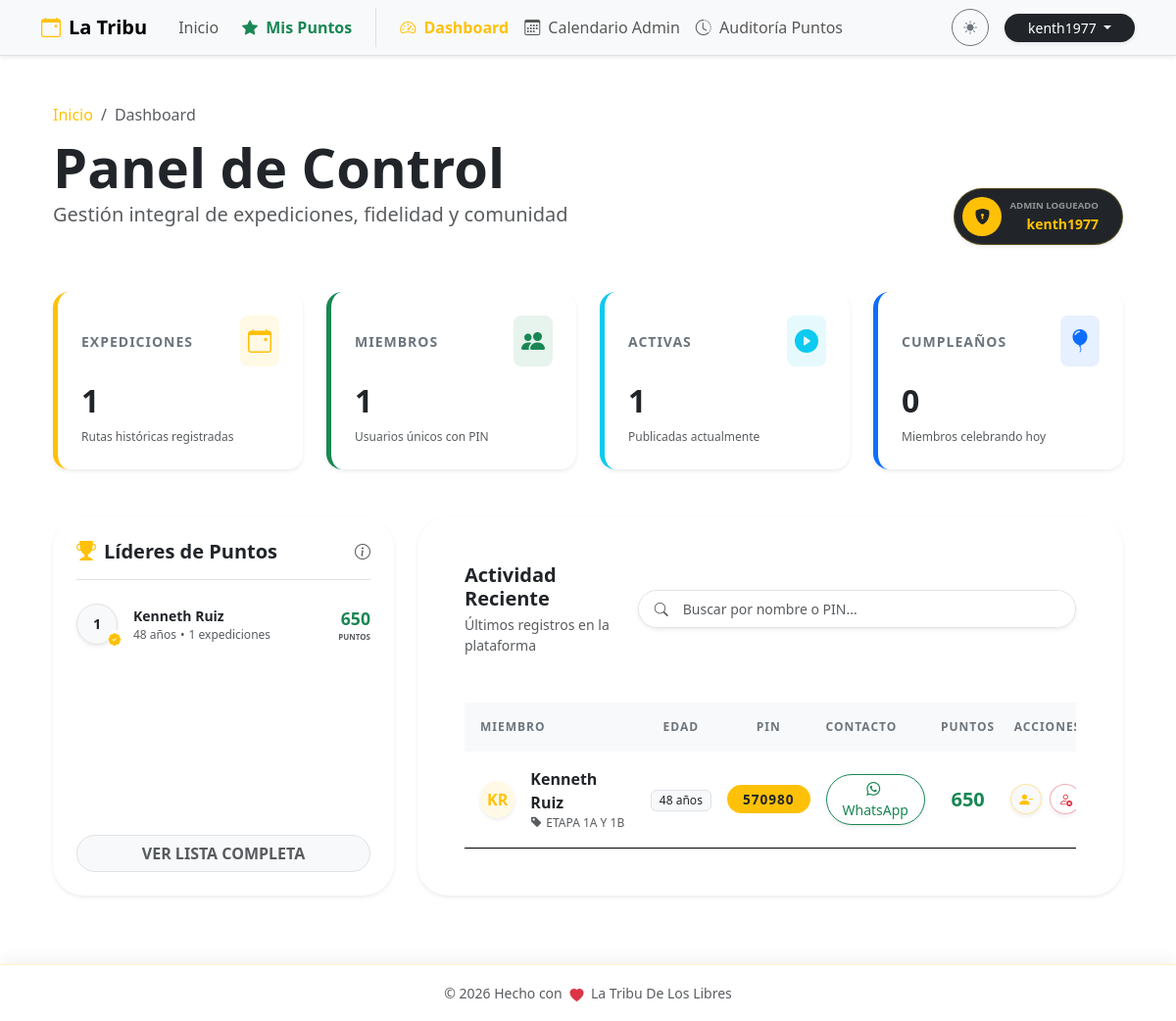
The app's page /admin/dashboard (signed in), older data.
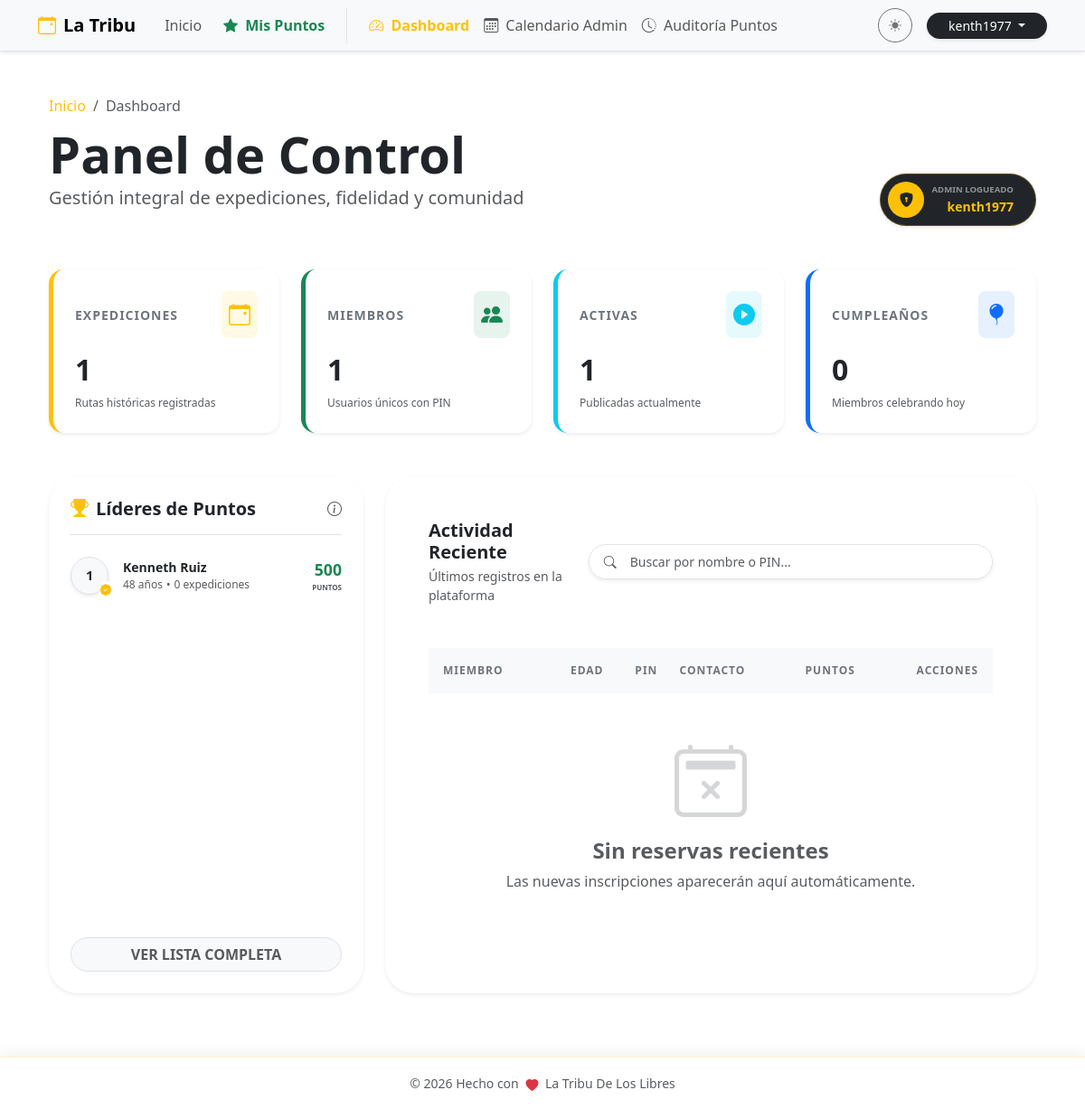
The same page, newer data.
### db.py (models this page shows)
class Member(db.Model):
    id = db.Column(db.Integer, primary_key=True)
    pin = db.Column(db.String(10), unique=True, nullable=False) # Identificador único
    nombre = db.Column(db.String(100), nullable=False)
    apellido1 = db.Column(db.String(100), nullable=False)
    apellido2 = db.Column(db.String(100), default='')
    telefono = db.Column(db.String(20), nullable=False)
    birth_date = db.Column(db.Date, nullable=True) # Para el cálculo de edad y felicitaciones
    puntos_totales = db.Column(db.Integer, default=0) # Acumulado histórico de puntos
    ultimo_regalo_bday = db.Column(db.Integer, default=0)
    created_at = db.Column(db.DateTime, default=datetime.utcnow)
    bookings = db.relationship('Booking', backref='member', lazy=True, cascade="all, delete-orphan")

class Booking(db.Model):
    id = db.Column(db.Integer, primary_key=True)
    member_id = db.Column(db.Integer, db.ForeignKey('member.id'), nullable=False)
    event_id = db.Column(db.Integer, db.ForeignKey('event.id'), nullable=False)
    nombre = db.Column(db.String(100))
    apellido1 = db.Column(db.String(100))
    telefono = db.Column(db.String(20))
    pin = db.Column(db.String(10))
    created_at = db.Column(db.DateTime, default=datetime.utcnow)

class Event(db.Model):
    id = db.Column(db.Integer, primary_key=True)
    title = db.Column(db.String(150), nullable=False)
    flyer = db.Column(db.String(255), nullable=True)
    currency = db.Column(db.String(10), default='¢')
    price = db.Column(db.Float, default=0.0)
    activity_type = db.Column(db.String(100))
    duration_days = db.Column(db.Integer, default=1)
    event_date = db.Column(db.Date, nullable=False)
    end_date = db.Column(db.Date, nullable=True)
    departure_point = db.Column(db.String(200))
    departure_time = db.Column(db.String(50))
    difficulty = db.Column(db.String(50))
    distance = db.Column(db.String(50))
    capacity = db.Column(db.Integer, default=0)
    reservation_fee = db.Column(db.String(100))
    description = db.Column(db.Text)
    pickup_point = db.Column(db.String(200))
    status = db.Column(db.String(50), default='Activa')
    moved_date = db.Column(db.Date, nullable=True)
    points_reward = db.Column(db.Integer, default=10) # Puntos que otorga este evento
    created_at = db.Column(db.DateTime, default=datetime.utcnow)
    updated_at = db.Column(db.DateTime, default=datetime.utcnow, onupdate=datetime.utcnow)
    bookings = db.relationship('Booking', backref='event', lazy=True, cascade="all, delete-orphan")

### app.py (the view)
@main_bp.route('/admin/dashboard')
@login_required
def dashboard():
    if not current_user.is_superuser:
        flash('Acceso restringido a Superusuarios.', 'danger')
        return redirect(url_for('main.home'))
    stats = {
        'total': Event.query.count(),
        'active': Event.query.filter_by(status='Activa').count(),
        'members_count': Member.query.count(),
        'birthdays_count': Member.query.filter(
            extract('month', Member.birth_date) == date.today().month,
            extract('day', Member.birth_date) == date.today().day
        ).count()
    }
    bookings = Booking.query.order_by(Booking.created_at.desc()).limit(50).all()
    ranking = Member.query.order_by(Member.puntos_totales.desc()).limit(10).all()
    return render_template('dashboard.html', stats=stats, bookings=bookings, ranking=ranking)

### app.py (called while the page is built)
@login_manager.user_loader
def load_user(user_id):
    return User.query.get(int(user_id))

def calculate_age(born):
    if not born:
        return "N/A"
    today = date.today()
    return today.year - born.year - ((today.month, today.day) < (born.month, born.day))

### templates/dashboard.html (shortened to what the changed rows need)
{% extends "base.html" %}
{% block content %}
<div class="container py-4">
<div class="row mb-5 align-items-end">
    <div class="col-md-8 text-center text-md-start">
        <h1 class="display-4 fw-bold mb-0">Panel de Control</h1>
    </div>
</div>
<div class="row g-4 mb-5">
    <div class="col-md-6 col-xl-3">
        <div class="card border-0 shadow-sm rounded-4 h-100 bg-body stat-card">
            <div class="card-body p-4 border-start border-warning border-5 rounded-4">
                <h2 class="fw-bold mb-0">{{ stats.total }}</h2>
            </div>
        </div>
    </div>
    <div class="col-md-6 col-xl-3">
        <div class="card border-0 shadow-sm rounded-4 h-100 bg-body stat-card">
            <div class="card-body p-4 border-start border-success border-5 rounded-4">
                <h2 class="fw-bold mb-0">{{ stats.members_count }}</h2>
            </div>
        </div>
    </div>
    <div class="col-md-6 col-xl-3">
        <div class="card border-0 shadow-sm rounded-4 h-100 bg-body stat-card">
            <div class="card-body p-4 border-start border-info border-5 rounded-4">
                <h2 class="fw-bold mb-0">{{ stats.active }}</h2>
            </div>
        </div>
    </div>
    <div class="col-md-6 col-xl-3">
        <div class="card border-0 shadow-sm rounded-4 h-100 bg-body stat-card">
            <div class="card-body p-4 border-start border-primary border-5 rounded-4">
                <h2 class="fw-bold mb-0">{{ stats.birthdays_count if stats.birthdays_count else birthdays_today|length }}</h2>
            </div>
        </div>
    </div>
</div>
<div class="row g-4">
    <div class="col-lg-4">
        <div class="card border-0 shadow-sm rounded-5 bg-body mb-4 h-100 border border-warning border-opacity-10">
            <div class="card-body p-4">
                {% if ranking %}
                    <div class="ranking-list">
                    {% for member in ranking %}
                    <div class="d-flex align-items-center mb-4 animate__animated animate__fadeInLeft" style="animation-delay: {{ loop.index0 * 0.05 }}s">
                        <div class="flex-shrink-0 position-relative">
                            <div class="rounded-circle bg-light border fw-bold d-flex align-items-center justify-content-center text-dark shadow-sm" style="width: 42px; height: 42px; font-size: 0.9rem;">
                                {{ loop.index }}
                            </div>
                            {% if loop.index == 1 %}
                            <i class="bi bi-patch-check-fill text-warning position-absolute bottom-0 end-0 bg-white rounded-circle" style="font-size: 0.8rem; transform: translate(25%, 25%);"></i>
                            {% endif %}
                        </div>
                        <div class="flex-grow-1 ms-3">
                            <div class="fw-bold small text-body">{{ member.nombre }} {{ member.apellido1 }}</div>
                            <div class="x-small text-muted d-flex align-items-center">
                                {{ calculate_age(member.birth_date) }} años
                                <span class="mx-1">•</span>
                                {{ member.bookings|length }} expediciones
                            </div>
                        </div>
                        <div class="text-end">
                            <div class="fw-bold text-success" style="font-size: 1.1rem;">{{ member.puntos_totales }}</div>
                            <div class="x-small text-muted text-uppercase fw-bold" style="font-size: 0.5rem;">Puntos</div>
                        </div>
                    </div>
                    {% endfor %}
                    </div>
                {% else %}
                    <div class="text-center py-5">
                        <i class="bi bi-star text-muted opacity-25 display-1 mb-3"></i>
                        <p class="text-muted fw-medium">No hay miembros registrados todavía.</p>
                    </div>
                {% endif %}
            </div>
        </div>
    </div>
    <div class="col-lg-8">
        <div class="card border-0 shadow-sm rounded-5 bg-body h-100">
            <div class="card-body p-4 p-md-5">
                <div class="table-responsive">
                    <table class="table table-hover align-middle border-0 mb-0" id="membersTable">
                        <thead class="bg-body-tertiary">
                            <tr>
                                <th class="border-0 px-3 py-3 text-secondary x-small fw-bold text-uppercase" style="letter-spacing: 1px;">Miembro</th>
                                <th class="border-0 py-3 text-secondary x-small fw-bold text-uppercase text-center" style="letter-spacing: 1px;">Edad</th>
                                <th class="border-0 py-3 text-secondary x-small fw-bold text-uppercase text-center" style="letter-spacing: 1px;">PIN</th>
                                <th class="border-0 py-3 text-secondary x-small fw-bold text-uppercase" style="letter-spacing: 1px;">Contacto</th>
                                <th class="border-0 py-3 text-secondary x-small fw-bold text-uppercase text-center" style="letter-spacing: 1px;">Puntos</th>
                                <th class="border-0 py-3 text-secondary x-small fw-bold text-uppercase text-end pe-3" style="letter-spacing: 1px;">Acciones</th>
                            </tr>
                        </thead>
                        <tbody>
                            {% for b in bookings %}
                            <tr class="member-row animate__animated animate__fadeIn">
                                <td class="px-3 py-3">
                                    <div class="d-flex align-items-center">
                                        <div class="avatar-sm me-3 bg-warning bg-opacity-10 text-warning rounded-circle d-flex align-items-center justify-content-center fw-bold shadow-sm" style="width: 38px; height: 38px;">
                                            {{ b.member.nombre[0] if b.member.nombre else '?' }}{{ b.member.apellido1[0] if b.member.apellido1 else '?' }}
                                        </div>
                                        <div>
                                            <div class="fw-bold text-body member-name">
                                                {{ b.member.nombre }} {{ b.member.apellido1 }}
                                            </div>
                                            <div class="x-small text-muted text-uppercase text-truncate" style="max-width: 150px;" title="{{ b.event.title }}">
                                                <i class="bi bi-tag-fill me-1"></i>{{ b.event.title }}
                                            </div>
                                        </div>
                                    </div>
                                </td>
                                <td class="text-center">
                                    <span class="badge bg-light text-dark border fw-medium px-2 py-1">
                                        {{ calculate_age(b.member.birth_date) }} <span class="x-small">años</span>
                                    </span>
                                </td>
                                <td class="text-center">
                                    <span class="badge bg-warning text-dark px-3 py-2 rounded-pill fw-bold member-pin" style="letter-spacing: 1px; font-size: 0.85rem;">{{ b.pin }}</span>
                                </td>
                                <td>
                                    <a href="https://wa.me/506{{ b.telefono }}" target="_blank" class="btn btn-sm btn-outline-success rounded-pill px-3 shadow-sm transition-all hover-scale">
                                        <i class="bi bi-whatsapp me-1"></i> WhatsApp
                                    </a>
                                </td>
                                <td class="text-center">
                                    <span class="fw-bold text-success fs-5">
                                        {{ b.member.puntos_totales }}
                                    </span>
                                </td>
                                <td class="text-end pe-3">
                                    <div class="d-flex justify-content-end gap-2">
                                        <button class="btn btn-sm btn-light border border-warning-subtle rounded-circle text-warning shadow-sm transition-all hover-scale"
                                                title="Anular Participación (Revertir Puntos)"
                                                data-bs-toggle="modal"
                                                data-bs-target="#cancelBookingModal{{ b.id }}">
                                            <i class="bi bi-person-dash-fill"></i>
                                        </button>
                                        <button class="btn btn-sm btn-white border border-danger-subtle rounded-circle text-danger shadow-sm transition-all hover-scale"
                                                title="Eliminar Miembro"
                                                data-bs-toggle="modal"
                                                data-bs-target="#deleteMemberModal{{ b.member.id }}">
                                            <i class="bi bi-person-x"></i>
                                        </button>
                                    </div>
                                </td>
                            </tr>
                            {% endfor %}
                        </tbody>
                    </table>
                </div>
                {% if not bookings %}
                <div class="text-center py-5">
                    <i class="bi bi-calendar2-x text-muted opacity-25 display-1 mb-3 d-block"></i>
                    <h4 class="text-muted fw-bold">Sin reservas recientes</h4>
                    <p class="text-muted">Las nuevas inscripciones aparecerán aquí automáticamente.</p>
                </div>
                {% endif %}
            </div>
        </div>
    </div>
</div>
</div>
{% endblock %}

Row changes from the older to the newer data that the page shows:
removed Booking: member "K", member "R", member.nombre "Kenneth", member.apellido1 "Ruiz", event "ETAPA 1A Y 1B", {{ calculate_age(b.member.birth_date) }} "48", pin "570980", member.puntos_totales "650"
changed Member "Kenneth": bookings|length "1" → "0"; puntos_totales "650" → "500"
Text that changed along with them:
text now shown: "Sin reservas recientes Las nuevas inscripciones aparecerán aquí automáticamente."
